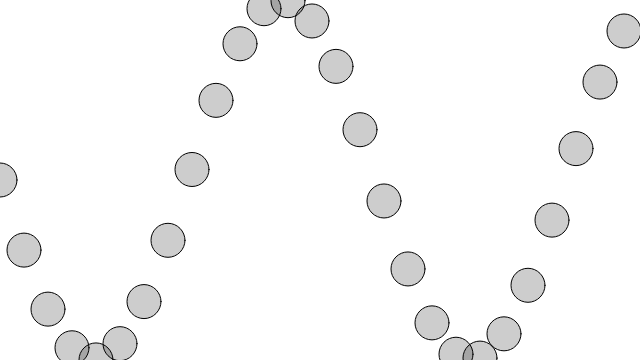
Frame 1 (no input)
Frame 60 (no input): identical to frame 1, image omitted
Frame 120 (the mouse pressed at the canvas centre since frame 60): identical to frame 1, image omitted

The p5.js sketch that drew this single still picture (run headless with seeded random() and noise() and a simulated clock; from frame 60 on, the mouse is pressed at the canvas centre):

// p5.js sketch
// ── sketch.js

var startAngle = 0;
var angleVel = 0.4;

function setup() {
 createCanvas(640, 360);
}

function draw(){
	background(255);

	var angle = startAngle;
beginShape()
	for(var x=0; x<=width; x+=24){
		var y = map(sin(angle), -1,1,0,height);
		stroke(0);
		fill(0,50);
		ellipse(x,y,34,34);
		angle += angleVel;
	}
	endShape();
}
